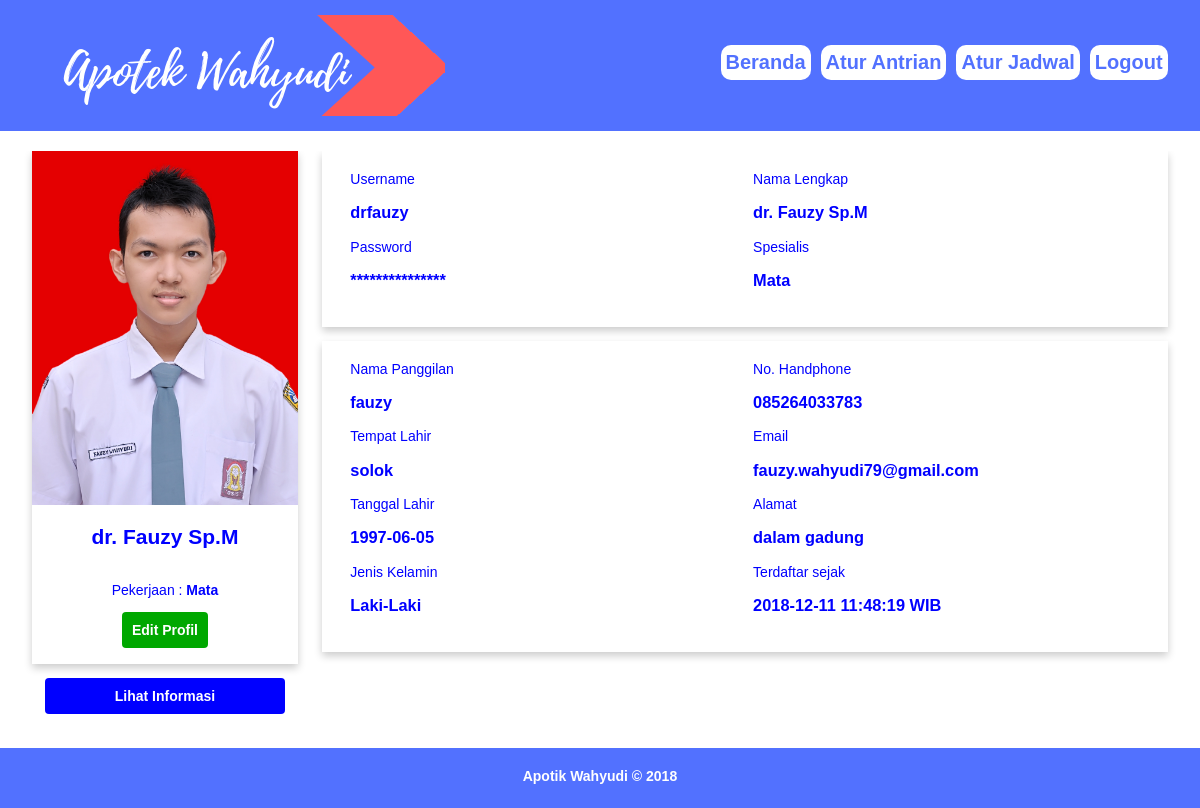
Screenshot of /dok.php?p=profil (signed in) with the database file from the repository.
### tables this page shows
CREATE TABLE `tbl_dokter` (
  `id` int(11) NOT NULL,
  `username` varchar(20) NOT NULL,
  `password` text NOT NULL,
  `nama` varchar(50) NOT NULL,
  `pekerjaan` text NOT NULL,
  `panggilan` varchar(10) NOT NULL,
  `tmplahir` varchar(25) NOT NULL,
  `tgllahir` date NOT NULL DEFAULT '0000-00-00',
  `jk` char(1) NOT NULL,
  `alamat` text NOT NULL,
  `nohp` varchar(15) NOT NULL,
  `email` varchar(30) NOT NULL,
  `foto` text NOT NULL,
  `tglreg` datetime NOT NULL DEFAULT '0000-00-00 00:00:00',
  `status` int(11) NOT NULL,
  `lastlogin` datetime NOT NULL DEFAULT '0000-00-00 00:00:00'
);

### profildok.php (the view, shortened to what this page needs)
<div class="profil">
<div class="grid">
<div class="dh6">
Username <h3><?php echo "$rm[username]"; ?></h3>
Password <h3><?php echo "***************"; ?></h3>
</div>
<div class="dh6">
Nama Lengkap <h3><?php echo "$rm[nama]"; ?></h3>
Spesialis <h3><?php echo "$rm[pekerjaan]"; ?></h3>
</div>
</div>
</div>
<p>
<div class="profil">
<div class="grid">
<div class="dh6">
Nama Panggilan <h3><?php echo "$rm[panggilan]"; ?></h3>
Tempat Lahir <h3><?php echo "$rm[tmplahir]"; ?></h3>
Tanggal Lahir <h3><?php echo "$rm[tgllahir]"; ?></h3>
<?php
$jk="";
  if($rm["jk"] == "L"){
    $jk = "Laki-Laki";
  }else if($rm["jk"] == "P"){
    $jk = "Perempuan";
  }
?>
Jenis Kelamin <h3><?php echo "$jk"; ?></h3>
</div>
<div class="dh6">
No. Handphone <h3><?php echo "$rm[nohp]"; ?></h3>
Email <h3><?php echo "$rm[email]"; ?></h3>
Alamat <h3><?php echo "$rm[alamat]"; ?></h3>
Terdaftar sejak <h3><?php echo "$rm[tglreg]"; ?> WIB</h3>
</div>
</div>
</div>

### kiridok.php (shortened to what this page needs)
<div class="card">
<?php
if(!empty($rm["foto"])){
	$foto = "foto/$rm[foto]";
}else{
	$foto = "foto/avatar.png";
}
?>
<img src="<?php echo "$foto"; ?>" alt="Avatar" style="width:100%">
<div class="isicard">
<?php
  echo "<h2>$rm[nama]</h2>";
  echo "<p><br>Pekerjaan : <b>$rm[pekerjaan] </b></p>";
?>
<a href="<?php echo "?p=profileditdok&user=$rm[username]";?>"><button type="button" class="btn btn-edit">Edit Profil</button></a>
</div>
</div>
<p>
<div align="center">
<a href="<?php echo "?p=profil"; ?>"><button type="button" class="btn btn-menu">Lihat Informasi</button></a><p></p>
</div>

### style.css (style rules this page uses)
body { font-family:Arial; font-size:14px; padding:0px; margin:0px; }
.grid { width:100%; overflow:hidden; }
.dh6 { width:47.91%; }
.dh1, .dh2, .dh3, .dh4, .dh5, .dh6, .dh7, .dh8, .dh9, .dh10, .dh11, .dh12 { float:left; display:inline; margin:0 1.04%; }
.card { box-shadow: 0 4px 8px 0 rgba(0,0,0,0.2); }
.isicard { padding:2px 16px; text-align:center; }
.profil { box-shadow: 0 4px 8px 0 rgba(0,0,0,0.2); padding:20px; height:auto; }
.btn { font-family:Arial; font-size:14px; padding:9px; cursor:pointer; border:1px solid transparent; border-radius:4px; }
.btn-edit { color:#FFFFFF; background-color:#00A800; width:auto; font-weight: bold; }
.btn-menu { color:#FFFFFF; background-color:blue; width:90%; font-weight:bold; }

### rows the page displays
tbl_dokter: foto (picture), nama "dr. Fauzy Sp.M", pekerjaan "Mata", username "drfauzy", panggilan "fauzy", tmplahir "solok", tgllahir "1997-06-05", jk "Laki-Laki", nohp "085264033783", email "fauzy.wahyudi79@gmail.com", alamat "dalam gadung", tglreg "2018-12-11 11:48:19"
